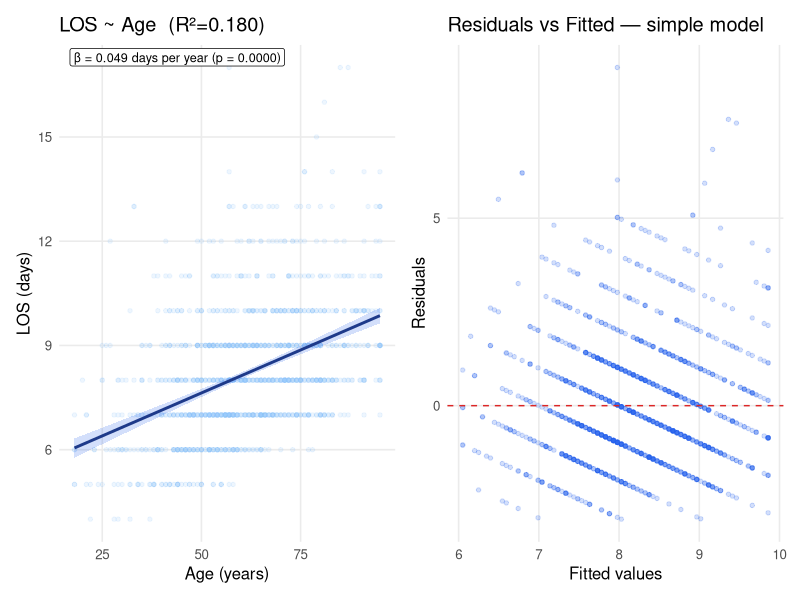
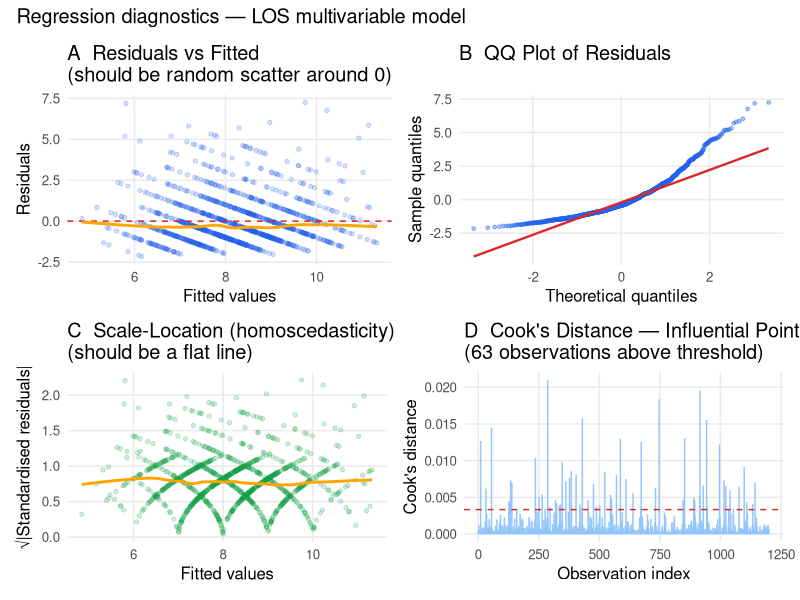
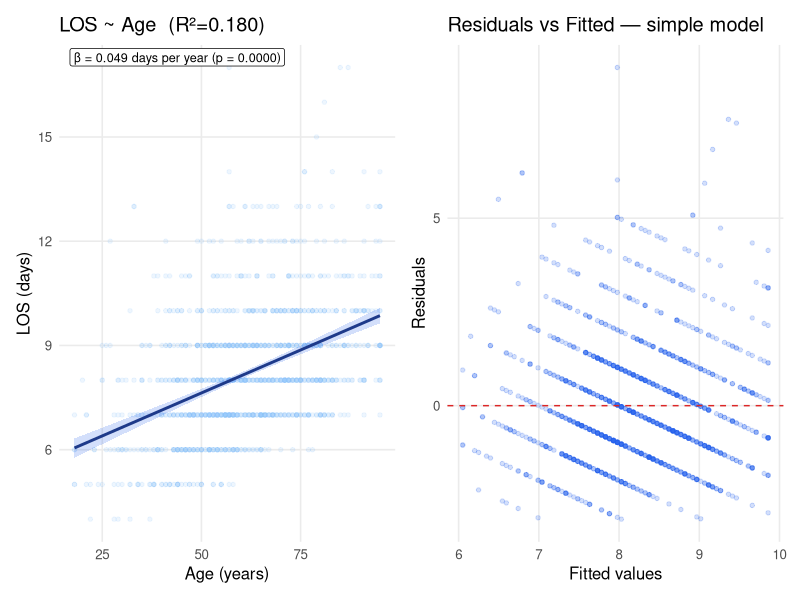
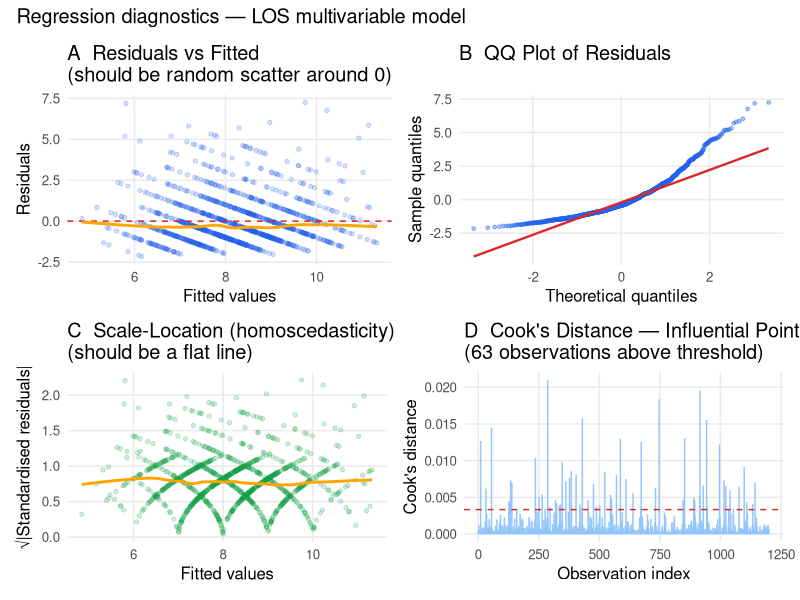

Recreate these plots in R, in order. (Note: this script raises an error after producing the figures.)
## ---- chunk 1
library(dplyr)
library(tidyr)
library(ggplot2)
library(broom)
library(MASS, exclude = "select")
library(tibble)
library(patchwork)

theme_set(
  theme_minimal(base_size = 12) +
    theme(
      panel.background = element_rect(fill = "white", colour = NA),
      plot.background  = element_rect(fill = "white", colour = NA),
      panel.grid.minor = element_blank()
    )
)

mod03_dir <- file.path(tempdir(), "mod03")
dir.create(mod03_dir, showWarnings = FALSE, recursive = TRUE)

logistic <- function(x) 1 / (1 + exp(-x))

set.seed(42)
N <- 1200
base <- matrix(rnorm(N * 3), ncol = 3)

set.seed(99)
ages          <- as.integer(pmin(pmax(rnorm(N, 62, 16), 18), 95))
sexes         <- sample(c("M", "F"), N, replace = TRUE, prob = c(0.48, 0.52))
payers        <- sample(
  c("Medicare", "Medicaid", "Private", "Self-pay", "Other"),
  N, replace = TRUE, prob = c(0.40, 0.22, 0.28, 0.07, 0.03)
)
diabetes      <- rbinom(N, 1, logistic(0.6 * base[, 1] - 0.5))
heart_failure <- rbinom(N, 1, logistic(0.4 * base[, 2] - 1.2))
copd          <- rbinom(N, 1, logistic(0.5 * base[, 3] - 1.0))
admit_type    <- sample(c("Emergency", "Elective", "Urgent"), N, replace = TRUE,
                        prob = c(0.52, 0.30, 0.18))
n_comorb      <- diabetes + heart_failure + copd

# LOS with realistic predictors (right-skewed)
los_true <- (2.5 + 1.5 * heart_failure + 0.8 * diabetes + 0.5 * copd
             + 0.05 * ages + 0.6 * as.integer(admit_type == "Emergency")
             + rexp(N, rate = 1 / 1.5))
los_days <- as.integer(pmin(pmax(round(los_true), 1), 30))

# Total charge ~ LOS * daily rate (correlated)
charges <- pmax(
  round(los_days * runif(N, 1800, 4200) + 2000 * heart_failure + 1500 * diabetes + rnorm(N, 0, 3000), 2),
  500
)

df <- tibble(
  patient_id    = sprintf("PT-%05d", seq_len(N)),
  age           = ages,
  sex           = sexes,
  payer         = relevel(factor(payers), ref = "Private"),
  admit_type    = relevel(factor(admit_type), ref = "Elective"),
  diabetes      = diabetes,
  heart_failure = heart_failure,
  copd          = copd,
  n_comorb      = n_comorb,
  los_days      = los_days,
  total_charge  = charges
) |>
  mutate(
    age_std    = as.numeric(scale(age)),
    log_charge = log(total_charge),
    log_los    = log(los_days)
  )

cat(sprintf("Dataset: %d x %d\n", nrow(df), ncol(df)))
print(summary(df |> select(age, los_days, total_charge)))
## ---- chunk 2
# Fit simple OLS
model_simple <- lm(los_days ~ age, data = df)
print(summary(model_simple))
print(broom::tidy(model_simple, conf.int = TRUE))
## ---- chunk 3
# Plot regression line with CI
x_range <- tibble(age = seq(min(df$age), max(df$age), length.out = 100))
pred <- broom::augment(model_simple, newdata = x_range, interval = "confidence")
# broom::augment with interval may store .lower/.upper depending on version;
# compute via predict() for robustness
pr <- predict(model_simple, newdata = x_range, interval = "confidence")
x_range$fit <- pr[, "fit"]; x_range$lwr <- pr[, "lwr"]; x_range$upr <- pr[, "upr"]

p_a <- ggplot(df, aes(age, los_days)) +
  geom_point(alpha = 0.15, size = 1.2, colour = "#93C5FD") +
  geom_ribbon(data = x_range, aes(x = age, ymin = lwr, ymax = upr),
              inherit.aes = FALSE, fill = "#2563EB", alpha = 0.2) +
  geom_line(data = x_range, aes(age, fit), colour = "#1E3A8A", linewidth = 1) +
  labs(
    x = "Age (years)", y = "LOS (days)",
    title = sprintf("LOS ~ Age  (R²=%.3f)", summary(model_simple)$r.squared)
  ) +
  annotate(
    "label", x = -Inf, y = Inf, hjust = -0.05, vjust = 1.2, size = 3.2,
    label = sprintf("β = %.3f days per year (p = %.4f)",
                    coef(model_simple)[["age"]],
                    summary(model_simple)$coefficients["age", "Pr(>|t|)"])
  )

aug_s <- broom::augment(model_simple)
p_b <- ggplot(aug_s, aes(.fitted, .resid)) +
  geom_point(alpha = 0.2, size = 1.2, colour = "#2563EB") +
  geom_hline(yintercept = 0, colour = "#DC2626", linetype = "dashed") +
  labs(x = "Fitted values", y = "Residuals", title = "Residuals vs Fitted — simple model")

p_simple <- p_a + p_b
print(p_simple)
ggsave(file.path(mod03_dir, "regression_simple.png"), p_simple,
       width = 13, height = 5, dpi = 120)
## ---- chunk 4
# Multivariable model with clinical predictors
model_multi <- lm(
  los_days ~ age + sex + payer + diabetes + heart_failure + copd + admit_type,
  data = df
)
print(summary(model_multi))
## ---- chunk 5
# Extract coefficients into a clean table
coef_df <- broom::tidy(model_multi, conf.int = TRUE) |>
  filter(term != "(Intercept)") |>
  transmute(
    term,
    Coefficient = round(estimate, 4),
    `Std Error` = round(std.error, 4),
    CI_lo       = round(conf.low, 4),
    CI_hi       = round(conf.high, 4),
    `p-value`   = round(p.value, 4),
    Significant = p.value < 0.05
  ) |>
  arrange(desc(Coefficient))
cat("\nCoefficient table (sorted by effect size):\n")
print(coef_df)
## ---- chunk 6
aug_m <- broom::augment(model_multi)
cooks_d <- cooks.distance(model_multi)
std_resid <- rstandard(model_multi)
threshold <- 4 / nrow(df)
n_inf <- sum(cooks_d > threshold, na.rm = TRUE)

# LOWESS trend for residuals vs fitted
lowess_rf <- lowess(aug_m$.fitted, aug_m$.resid, f = 0.3)
lowess_sl <- lowess(aug_m$.fitted, sqrt(abs(std_resid)), f = 0.3)

p_diag_a <- ggplot(aug_m, aes(.fitted, .resid)) +
  geom_point(alpha = 0.2, size = 1.2, colour = "#2563EB") +
  geom_hline(yintercept = 0, colour = "#DC2626", linetype = "dashed") +
  geom_line(data = tibble(x = lowess_rf$x, y = lowess_rf$y),
            aes(x, y), inherit.aes = FALSE, colour = "orange", linewidth = 1) +
  labs(x = "Fitted values", y = "Residuals",
       title = "A  Residuals vs Fitted\n(should be random scatter around 0)")

p_diag_b <- ggplot(aug_m, aes(sample = .resid)) +
  stat_qq(alpha = 0.4, size = 1, colour = "#2563EB") +
  stat_qq_line(colour = "#DC2626", linewidth = 0.8) +
  labs(x = "Theoretical quantiles", y = "Sample quantiles",
       title = "B  QQ Plot of Residuals")

p_diag_c <- ggplot(tibble(fitted = aug_m$.fitted, sl = sqrt(abs(std_resid))),
                   aes(fitted, sl)) +
  geom_point(alpha = 0.2, size = 1.2, colour = "#16A34A") +
  geom_line(data = tibble(x = lowess_sl$x, y = lowess_sl$y),
            aes(x, y), inherit.aes = FALSE, colour = "orange", linewidth = 1) +
  labs(x = "Fitted values", y = "√|Standardised residuals|",
       title = "C  Scale-Location (homoscedasticity)\n(should be a flat line)")

p_diag_d <- ggplot(tibble(idx = seq_along(cooks_d), cooks = as.numeric(cooks_d)),
                   aes(idx, cooks)) +
  geom_linerange(aes(ymin = 0, ymax = cooks), colour = "#93C5FD") +
  geom_hline(yintercept = threshold, colour = "#DC2626", linetype = "dashed") +
  labs(
    x = "Observation index", y = "Cook's distance",
    title = sprintf("D  Cook's Distance — Influential Points\n(%d observations above threshold)", n_inf)
  )

p_diag <- (p_diag_a + p_diag_b) / (p_diag_c + p_diag_d) +
  plot_annotation(title = "Regression diagnostics — LOS multivariable model")
print(p_diag)
ggsave(file.path(mod03_dir, "regression_diagnostics.png"), p_diag,
       width = 13, height = 10, dpi = 120)
## ---- chunk 7
# Total charge is right-skewed — log-transform before regression
skewness <- function(x) mean((x - mean(x))^3) / sd(x)^3
cat("Skewness check:\n")
cat(sprintf("  total_charge : %.3f\n", skewness(df$total_charge)))
cat(sprintf("  log_charge   : %.3f\n", skewness(df$log_charge)))
cat("\n")

# Optional Box-Cox check (copy to a plain data.frame; MASS::boxcox re-evaluates `data`)
df_bc <- as.data.frame(df)
bc <- MASS::boxcox(lm(total_charge ~ age, data = df_bc), plotit = FALSE)
lambda_hat <- bc$x[which.max(bc$y)]
cat(sprintf("Box-Cox λ̂ ≈ %.2f (λ=0 is log; λ=1 is untransformed)\n\n", lambda_hat))

model_log <- lm(
  log_charge ~ age + sex + payer + diabetes + heart_failure + copd + los_days + admit_type,
  data = df
)

# Back-transform coefficients for interpretation
coef_log <- broom::tidy(model_log, conf.int = TRUE) |>
  filter(term != "(Intercept)") |>
  transmute(
    term,
    `β (log scale)` = round(estimate, 4),
    `exp(β)`        = round(exp(estimate), 4),
    `p-value`       = round(p.value, 4)
  ) |>
  arrange(desc(`exp(β)`))
cat("Log-charge model — back-transformed interpretation:\n")
print(coef_log)
cat("\nInterpretation of exp(β):\n")
hf_expb <- exp(coef(model_log)[["heart_failure"]])
cat(sprintf("  Heart failure exp(β) = %.3f\n", hf_expb))
cat(sprintf("  → Patients with HF have %.1f%% higher total charges on average\n",
            (hf_expb - 1) * 100))
## ---- chunk 8
# Compare models
glance_row <- function(model, name) {
  g <- broom::glance(model)
  tibble(
    Model          = name,
    `R²`           = g$r.squared,
    `Adj R²`       = g$adj.r.squared,
    AIC            = g$AIC,
    BIC            = g$BIC,
    `N predictors` = length(coef(model)) - 1
  )
}

results_comparison <- bind_rows(
  glance_row(model_simple, "Simple (age only)"),
  glance_row(model_multi,  "Multi (LOS outcome)"),
  glance_row(model_log,    "Log-charge model")
) |>
  mutate(across(where(is.numeric), ~ round(.x, 2)))

cat("Model comparison:\n")
print(results_comparison)
cat("\nRules:\n")
cat("  - Higher Adj R² = better fit, penalising extra predictors\n")
cat("  - Lower AIC/BIC = better model (AIC: prediction; BIC: parsimony)\n")
cat("  - AIC and BIC differences >10 = decisive evidence\n")
## ---- chunk 9
# Exercise 5 — add n_comorb
model_ex <- lm(
  log_charge ~ age + sex + payer + diabetes + heart_failure + copd + los_days + n_comorb + admit_type,
  data = df
)
cat(sprintf("Base model AIC : %.2f\n", AIC(model_log)))
cat(sprintf("+ n_comorb AIC : %.2f\n", AIC(model_ex)))
cat(sprintf("AIC improvement: %.2f\n", AIC(model_log) - AIC(model_ex)))
tid_ex <- broom::tidy(model_ex) |> filter(term == "n_comorb")
cat(sprintf("n_comorb coef  : %.4f  (p=%.4f)\n", tid_ex$estimate, tid_ex$p.value))
